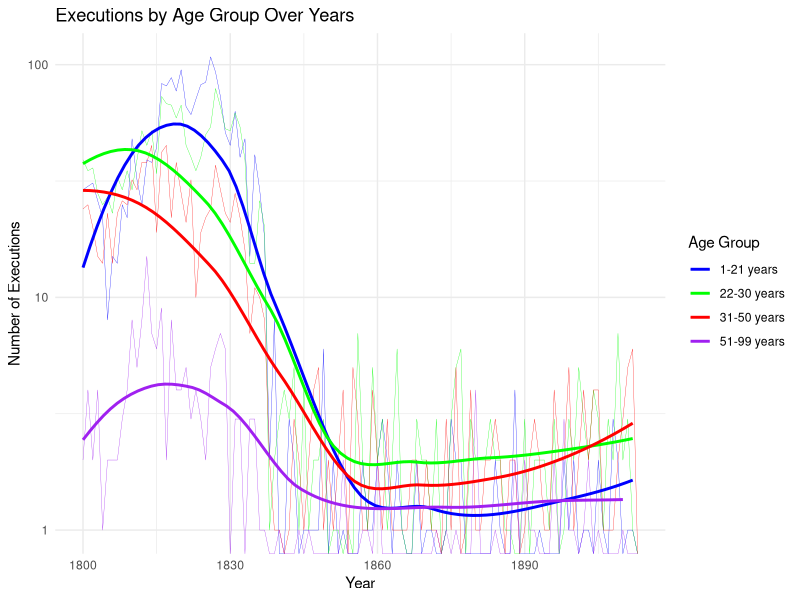
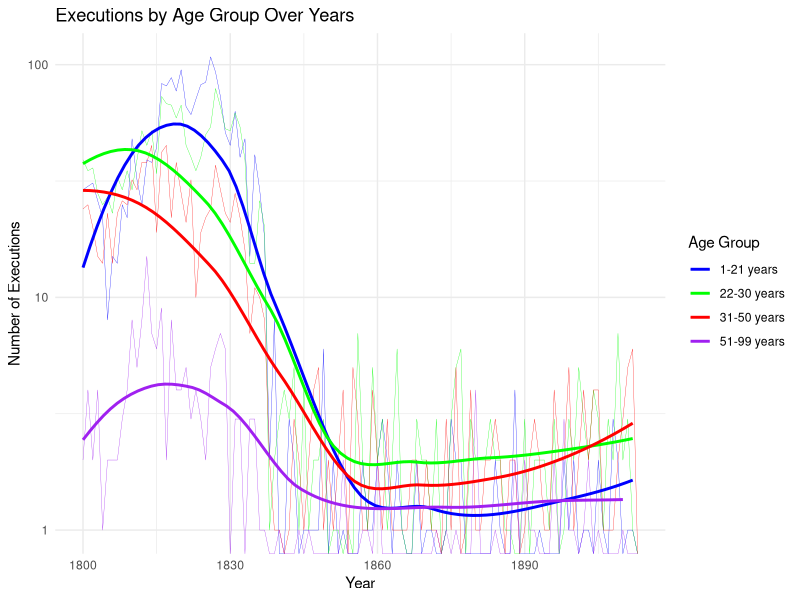

These figures' R source, in order:
## ---- chunk 1
knitr::opts_chunk$set(echo = TRUE, warning = FALSE, message = FALSE)

library(tidyverse)


## ---- chunk 2

## 1800-1913 all genders

df_ages_years_all <- read_csv("data/finalproject1800-1913-all.csv") #Reading the data-sheet
df_ages_years_all <- df_ages_years_all %>% rename(year = key) #Renaming "key" value to year.
df_ages_years_all <- subset(df_ages_years_all, year >= 1800) #Removing years before 1800

df_ages_years_all <- df_ages_years_all %>%  #Creating four age-groups
  mutate(age_group_1_21 = `1` + `2` + `3` + `4` + `5` + `6` + `7` + `8` + `9` + `10` + `11` + `12` + `13` + `14` + `15` + `16` + `17` + `18` + `19` + `20` + `21`) %>% 
  mutate(age_group_22_30 = `22` + `23` + `24` + `25` + `26` + `27` + `28` + `29` + `30`) %>% 
  mutate(age_group_31_50 =  `31` + `32` + `33` + `34` + `35` + `36` + `37` + `38` + `39` + `40` + `41` + `42` + `43` + `44` + `45` + `46` + `48` + `49` + `50`) %>% 
  mutate(age_group_51_99 = rowSums(df_ages_years_all[, 53:101]))
df_ages_years_all <- df_ages_years_all[, c("year", "doc_count", "age_group_1_21", "age_group_22_30", "age_group_31_50", "age_group_51_99")]


## 1800-1913 men
df_men <- read_csv("data/finalproject1800-1913-men.csv")
df_men <- df_men %>% rename(year = key)
df_men <- subset(df_men, year >= 1800)

df_men <- df_men %>%
  mutate(age_group_1_21 = `1` + `2` + `3` + `4` + `5` + `6` + `7` + `8` + `9` + `10` + `11` + `12` + `13` + `14` + `15` + `16` + `17` + `18` + `19` + `20` + `21`) %>% 
  mutate(age_group_22_30 = `22` + `23` + `24` + `25` + `26` + `27` + `28` + `29` + `30`) %>% 
  mutate(age_group_31_50 =  `31` + `32` + `33` + `34` + `35` + `36` + `37` + `38` + `39` + `40` + `41` + `42` + `43` + `44` + `45` + `46` + `48` + `49` + `50`) %>% 
  mutate(age_group_51_99 = rowSums(df_men[, 53:101]))
df_men <- df_men[, c("year", "doc_count", "age_group_1_21", "age_group_22_30", "age_group_31_50", "age_group_51_99")]

## 1800-1913 women
df_women <- read_csv("data/finalproject1800-1913-women.csv")
df_women <- df_women %>% rename(year = key)
df_women <- subset(df_women, year >= 1800)

df_women <- df_women %>%
  mutate(age_group_1_21 = `1` + `2` + `3` + `4` + `5` + `6` + `7` + `8` + `9` + `10` + `11` + `12` + `13` + `14` + `15` + `16` + `17` + `18` + `19` + `20` + `21`) %>% 
  mutate(age_group_22_30 = `22` + `23` + `24` + `25` + `26` + `27` + `28` + `29` + `30`) %>% 
  mutate(age_group_31_50 =  `31` + `32` + `33` + `34` + `35` + `36` + `37` + `38` + `39` + `40` + `41` + `42` + `43` + `44` + `45` + `46` + `48` + `49` + `50`) %>% 
  mutate(age_group_51_99 = rowSums(df_women[, 53:101]))
df_women <- df_women[, c("year", "doc_count", "age_group_1_21", "age_group_22_30", "age_group_31_50", "age_group_51_99")]

## Punishment categories
df_punish <- read.csv("data/finalproject1800-1913prisontransportingdeath.csv")
df_punish <- df_punish %>% rename(year = key)
df_punish <- subset(df_punish, year >= 1800)

## Offence categories
df_offence <- read.csv("data/finalproject1800-1913-offencecategory.csv")
df_offence <- df_offence %>% rename(year = key)
df_offence <- subset(df_offence, year >= 1800)

## ---- chunk 3


dfplot_ages_years_all <- select(df_ages_years_all, year, age_group_1_21, age_group_22_30, age_group_31_50, age_group_51_99)
dfplot_ages_years_all <- pivot_longer(dfplot_ages_years_all, cols = -year, names_to = "age_group", values_to = "executions")

ggplot(dfplot_ages_years_all, aes(x = year, y = executions, color = age_group)) +
  geom_line(size = 0.1) +
  geom_smooth(se = FALSE, method = "loess", size = 1.0) +
  scale_y_log10() +
  ggtitle("Executions by Age Group Over Years") +
  xlab("Year") +
  ylab("Number of Executions") +
  theme_minimal() +
  scale_color_manual(values = c("age_group_1_21" = "blue", "age_group_22_30" = "green", "age_group_31_50" = "red", "age_group_51_99" = "purple"), labels = c("1-21 years", "22-30 years", "31-50 years", "51-99 years")) +
  labs(color = "Age Group")

ggsave(filename = "figures/executions_by_age_group_all.png", width = 10, height = 6)
